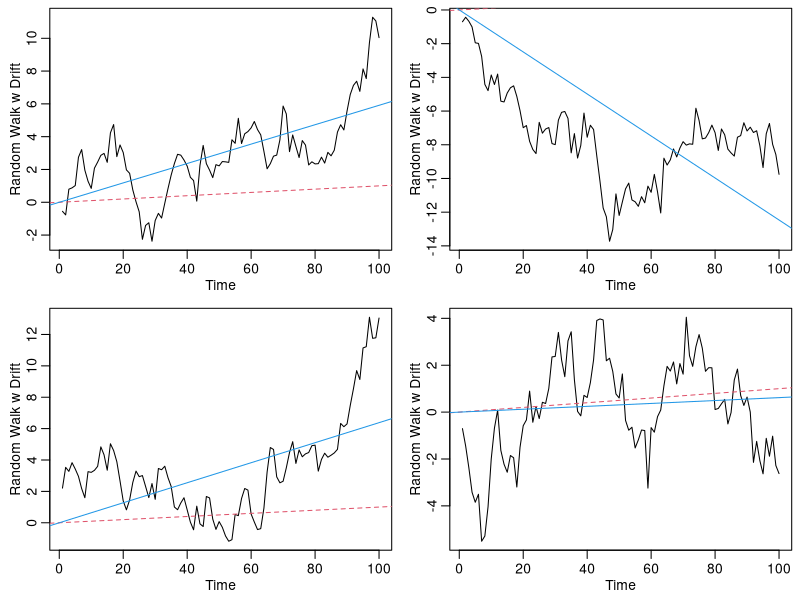
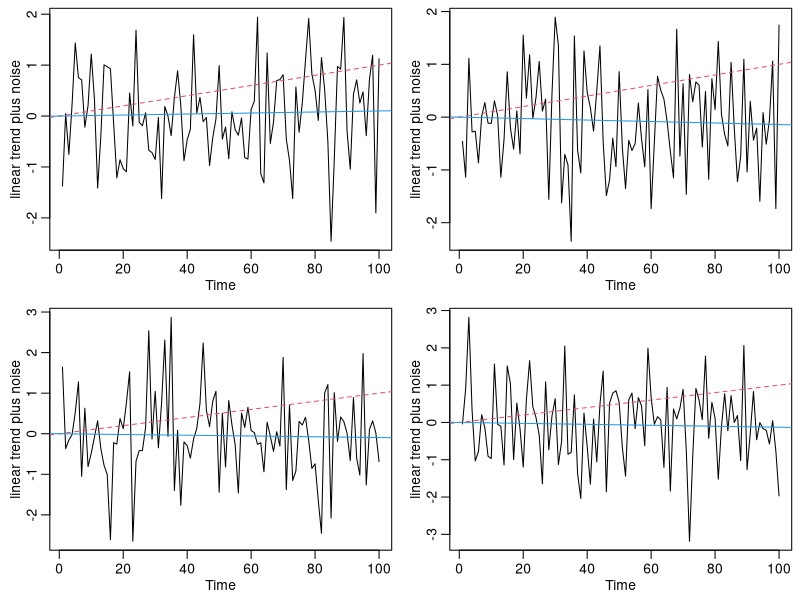

Source code (R) for these figures, in order:
## ---- chunk 1
knitr::opts_chunk$set(echo = TRUE)
## ---- chunk 2
set.seed(123)
par(mfrow=c(2,2), mar=c(2.5,2.5,0,0) + 0.5, mgp=c(1.6,0.6,0)) # set up 
for (i in 1:4){
  x = ts(cumsum(rnorm(100,0.01,1)))          # data
  regx = lm(x~0+time(x), na.action=NULL)    # regression
  plot(x, ylab='Random Walk w Drift')       # plots
  abline(a=0, b=0.01, col=2, lty=2)          # true mean (red - dashed)
  abline(regx, col=4)                       # fitted line (blue - solid)
}
## ---- chunk 3
set.seed(124)
par(mfrow=c(2,2), mar=c(2.5,2.5,0,0) + 0.5, mgp=c(1.6,0.6,0)) # set up 
for (i in 1:4){
  x = ts(rnorm(100,0.01,1))                  # data
  regx = lm(x~0+time(x), na.action=NULL)    # regression
  plot(x, ylab='linear trend plus noise')   # plots
  abline(a=0, b=0.01, col=2, lty=2)          # true mean (red - dashed)
  abline(regx, col=4)                       # fitted line (blue - solid)
}
